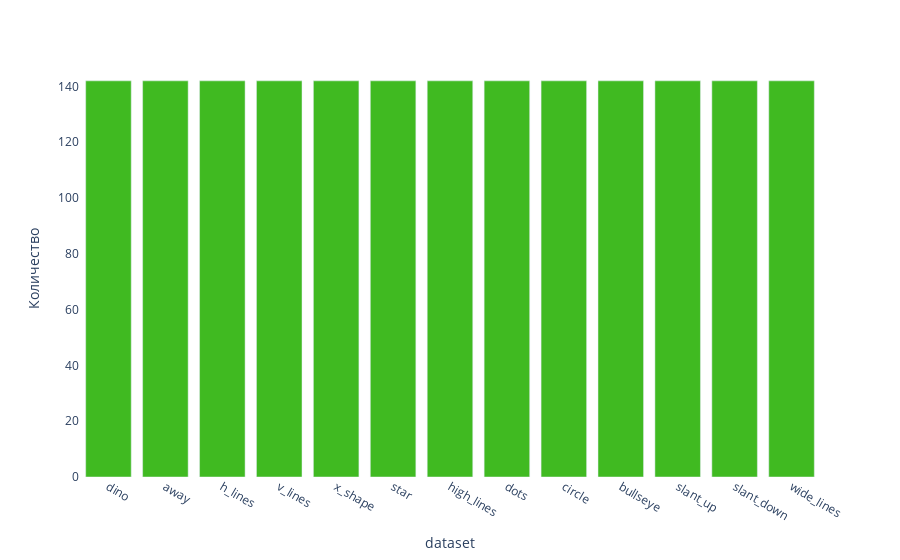

The cell this chart's notebook holds for it:
### Markdown cell above
## Столбичная диаграма

### Code cell
# Подсчитайте количество вхождений каждого значения
df_counts = df['dataset'].value_counts().reset_index()
df_counts.columns = ['dataset', 'Количество']

# Создайте столбчатую диаграмму
fig = px.bar(df_counts, x='dataset', y='Количество', color_discrete_sequence=[ corp_col ])

# Настройте фон
fig.update_layout(plot_bgcolor='white')

# Покажите диаграмму
fig.show()

### Figure 1 — Plotly figure (JSON) as saved in the notebook; plotly's stock layout.template omitted (floating-point values rounded to 4 significant figures)
{"data": [{"hovertemplate": "dataset=%{x}<br>Количество=%{y}<extra></extra>", "legendgroup": "", "marker": {"color": "#40ba21", "pattern": {"shape": ""}}, "name": "", "orientation": "v", "showlegend": false, "textposition": "auto", "type": "bar", "x": ["dino", "away", "h_lines", "v_lines", "x_shape", "star", "high_lines", "dots", "circle", "bullseye", "slant_up", "slant_down", "wide_lines"], "xaxis": "x", "y": [142, 142, 142, 142, 142, 142, 142, 142, 142, 142, 142, 142, 142], "yaxis": "y"}], "layout": {"barmode": "relative", "legend": {"tracegroupgap": 0}, "margin": {"t": 60}, "plot_bgcolor": "white", "xaxis": {"anchor": "y", "domain": [0, 1], "title": {"text": "dataset"}}, "yaxis": {"anchor": "x", "domain": [0, 1], "title": {"text": "Количество"}}}}
